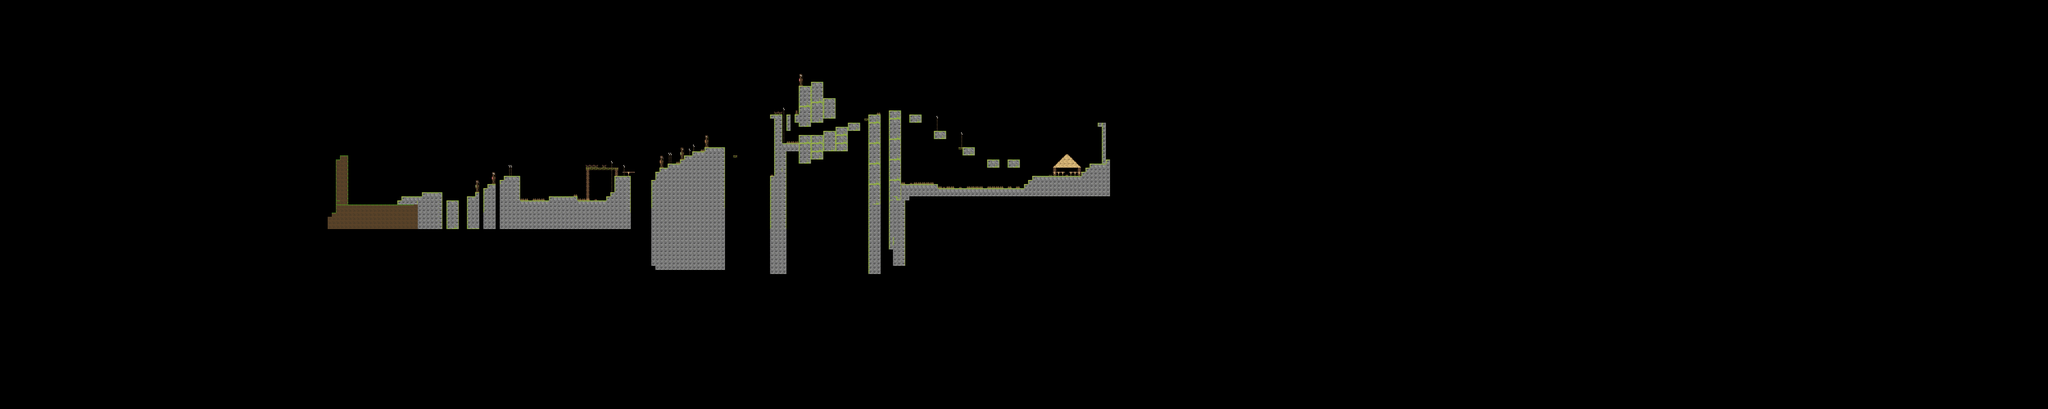

Rendered tile map (Tiled .tmx) drawn with the repository's tilesets; below, a short description and the map source with its tile grids summarised:
An orthogonal 500x100 tile map with 16x16 px tiles, 7 tile layers (PlayerSpawn, Bottom, Middle, Top, ...), 11 hidden layers not drawn.

<map version="1.0" orientation="orthogonal" width="500" height="100" tilewidth="16" tileheight="16">
 <tileset firstgid="1" name="Ben Is Awesome" tilewidth="16" tileheight="16">
  <image source="../graphics/tileset.png" width="160" height="224" />
  <tile id="0">
   <properties>
    <property name="EndElevator" value="1" />
   </properties>
  </tile>
  <tile id="4">
   <properties>
    <property name="hazardType" value="swamp" />
   </properties>
  </tile>
  <tile id="10">
   <properties>
    <property name="height" value=".5" />
    <property name="top" value=".5" />
   </properties>
  </tile>
  <tile id="11">
   <properties>
    <property name="BeginElevator" value="1" />
   </properties>
  </tile>
  <tile id="45">
   <properties>
    <property name="hazardType" value="spikes" />
   </properties>
  </tile>
  <tile id="56">
   <properties>
    <property name="hazardType" value="fire" />
   </properties>
  </tile>
  <tile id="70">
   <properties>
    <property name="spawnType" value="farmer" />
   </properties>
  </tile>
  <tile id="71">
   <properties>
    <property name="spawnType" value="warrior" />
   </properties>
  </tile>
  <tile id="72">
   <properties>
    <property name="spawnType" value="player" />
   </properties>
  </tile>
 </tileset>
 <layer name="PlayerSpawn" width="500" height="100">
  <data>[50000 cells, 16 non-empty, 3 distinct tile ids]</data>
 </layer>
 <layer name="Bottom" width="500" height="100">
  <data>[50000 cells, 1901 non-empty, 34 distinct tile ids]</data>
 </layer>
 <layer name="Middle" width="500" height="100">
  <data>[50000 cells, 289 non-empty, 19 distinct tile ids]</data>
 </layer>
 <layer name="Top" width="500" height="100">
  <data>[50000 cells, 42 non-empty, 5 distinct tile ids]</data>
 </layer>
 <layer name="Collision" width="500" height="100" visible="0">
  <data>[50000 cells, 720 non-empty, 2 distinct tile ids]</data>
 </layer>
 <layer name="Water" width="500" height="100" visible="0">
  <data>[50000 cells, 0 non-empty, 0 distinct tile ids]</data>
 </layer>
 <layer name="Totem_test1" width="500" height="100" visible="0">
  <data>[50000 cells, 0 non-empty, 0 distinct tile ids]</data>
 </layer>
 <layer name="Totem_test2" width="500" height="100" visible="0">
  <data>[50000 cells, 0 non-empty, 0 distinct tile ids]</data>
 </layer>
 <layer name="Totem_test3" width="500" height="100" visible="0">
  <data>[50000 cells, 0 non-empty, 0 distinct tile ids]</data>
 </layer>
 <layer name="Totem_test4" width="500" height="100" visible="0">
  <data>[50000 cells, 0 non-empty, 0 distinct tile ids]</data>
 </layer>
 <layer name="Elevator_0" width="500" height="100" visible="0">
  <data>[50000 cells, 2 non-empty, 2 distinct tile ids]</data>
 </layer>
 <layer name="Elevator_1" width="500" height="100" visible="0">
  <data>[50000 cells, 2 non-empty, 2 distinct tile ids]</data>
 </layer>
 <layer name="Hazards" width="500" height="100">
  <data>[50000 cells, 40 non-empty, 2 distinct tile ids]</data>
 </layer>
 <layer name="Elevator_2" width="500" height="100" visible="0">
  <data>[50000 cells, 2 non-empty, 2 distinct tile ids]</data>
 </layer>
 <layer name="Elevator_3" width="500" height="100" visible="0">
  <data>[50000 cells, 2 non-empty, 2 distinct tile ids]</data>
 </layer>
 <layer name="Totem_landbridge" width="500" height="100" visible="0">
  <data>[50000 cells, 1 non-empty, 1 distinct tile ids]</data>
 </layer>
 <layer name="Elevator_4" width="500" height="100">
  <data>[50000 cells, 2 non-empty, 2 distinct tile ids]</data>
 </layer>
 <layer name="LevelChangeTrigger" width="500" height="100">
  <data>[50000 cells, 10 non-empty, 1 distinct tile ids]</data>
 </layer>
</map>
